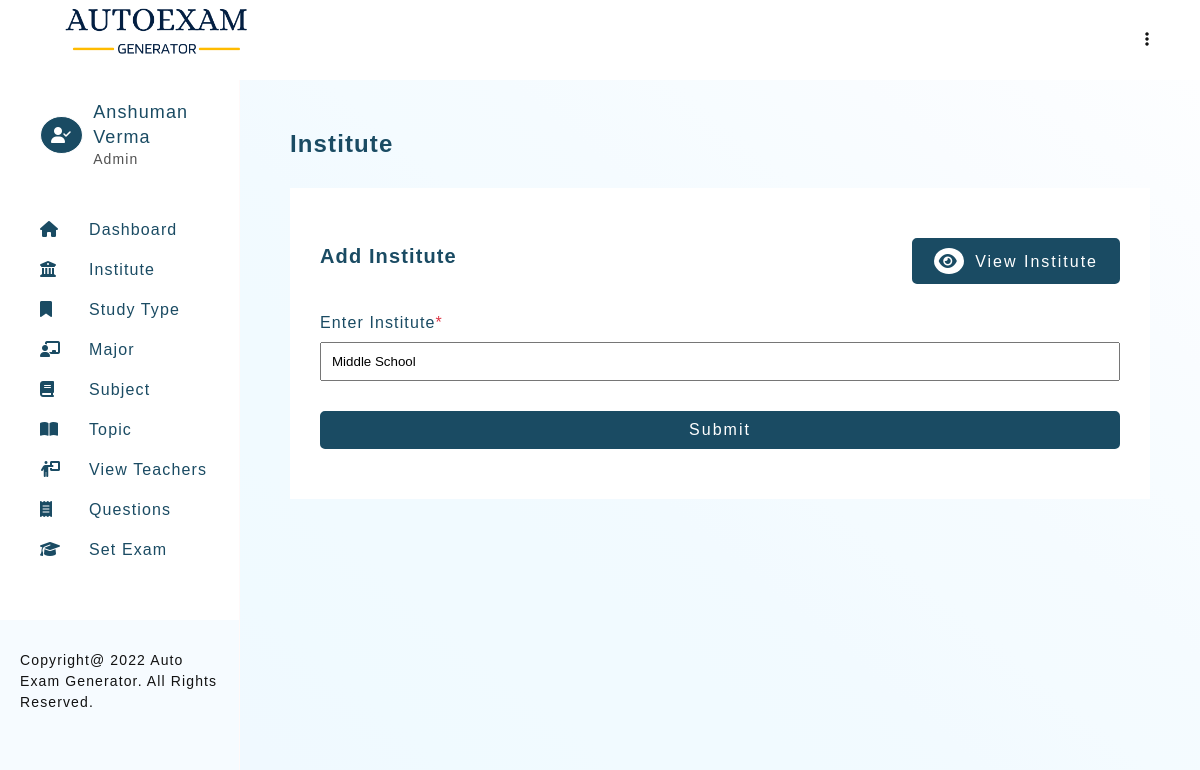
Page /institute.php?edit=2 (signed in) on the committed database.
### tables this page shows
CREATE TABLE `teacher_profile` (
  `teacher_id` int PRIMARY KEY AUTO_INCREMENT,
  `teacher_firstname` varchar(30) NOT NULL,
  `teacher_lastname` varchar(30) NOT NULL,
  `email` varchar(50) UNIQUE,
  `password` varchar(100) NOT NULL,
  `type` ENUM('Admin','Teacher') NOT NULL DEFAULT 'Teacher',
  `addedOn` DATETIME DEFAULT CURRENT_TIMESTAMP
);

CREATE TABLE `institute`(
    `institute_id` int PRIMARY KEY AUTO_INCREMENT,
    `institute_name` varchar(100) UNIQUE,
    `instituteAddedBy` int,
    `instituteAddedOn` DATETIME DEFAULT CURRENT_TIMESTAMP,
    FOREIGN KEY (`instituteAddedBy`) REFERENCES `teacher_profile`(`teacher_id`) ON UPDATE CASCADE ON DELETE SET NULL
);

### includes/config.php (called while the page is built, shortened)
<?php
    $sitename = "Auto Exam Generator";

### institute.php (the view, shortened to what this page needs)
<?php
    require_once './templates/header.php';
    $institute = '';
    if(isset($_GET['edit']))
    {
        $instituteQ = mysqli_query($connection, "SELECT `institute_name` FROM `institute` WHERE `institute_id` = '$_GET[edit]'" );
        if(mysqli_num_rows($instituteQ) == 1 )
        {
            $instituteRow = mysqli_fetch_assoc($instituteQ);
            $institute = $instituteRow['institute_name'];
        }
    }
?>
<section>
    <h3 class="heading">Institute</h3>
    <div class="card">
        <div class="card-heading">
            <div>
                <h4 class="sub-heading">Add Institute</h4>
            </div>
            <a href="institute-view.php" class="btn btn-green"><i class="fa-solid fa-eye"></i> View Institute</a>
        </div>
        <form method="post" class="form-container g-large">
            <div>
                <label for="institute">Enter Institute<span class="text-red">*</span></label>
                <input type="text" name="institute" id="institute" class="form-control" placeholder="Enter institute" autofocus value="<?= $institute; ?>">
            </div>
            <button type="submit" name="submit" class="btn btn-green">Submit</button>
        </form>
    </div>
</section>
<?php
    require_once './templates/footer.php';
?>

### templates/header.php (shortened to what this page needs)
<?php
    require './includes/config.php';
    require_once './includes/connection.php';
    if(isset($_SESSION['user']))
    {
        $userQuery = mysqli_query($connection, "SELECT * FROM teacher_profile WHERE email = '$_SESSION[user]'");
        $userRow = mysqli_fetch_assoc($userQuery);
    }
?>
<!DOCTYPE html>
<html lang="en">
<head>
    <link rel="stylesheet" href="./assets/css/main.css">
    <link rel="stylesheet" href="./assets/css/style.css">
    <link rel="stylesheet" href="https://cdnjs.cloudflare.com/ajax/libs/font-awesome/6.1.1/css/all.min.css">
</head>
<body>
    <header class="admin-header">
        <h1 class="title">
            <img src="./assets/images/logo.png" alt="Auto Exam Generator" height="60px">
        </h1>
        <div>
            <ul>
                <li class="dropmenu">
                    <a href="#"><i class="fa-solid fa-ellipsis-vertical"></i></a>
                </li>
            </ul>
        </div>
    </header>
    <aside id="asideMenu">
        <div class="profile-header" id="profile-header2">
            <?php
                if($_SESSION['userType'] == 'Admin')
                {
                    echo "<i class=\"fa-solid fa-user-check\"></i>";
                }
                else
                {
                    echo "<i class=\"fa-solid fa-user\"></i>";
                }
            ?>
            <div>
                <h2>
                    <?=
                        $userRow['teacher_firstname'] ." ". $userRow['teacher_lastname']
                    ?>
                </h2>
                <p> <?=  $_SESSION['userType']; ?> </p>
            </div>
        </div>
        <section id="nav-header">
            <nav>
                <ul class="navbar">
                    <li><a href="dashboard.php"><i class="fa-solid fa-house"></i><span>Dashboard</span></a></li>
                            <li><a href="institute-view.php"><i class="fa-solid fa-building-columns"></i><span>Institute</span></a></li>
                            <li><a href="studyType-view.php"><i class="fa-solid fa-bookmark"></i><span>Study Type</span></a></li>
                            <li><a href="major-view.php"><i class="fa-solid fa-chalkboard-user"></i><span>Major</span></a></li>
                            <li><a href="subject-view.php"><i class="fa-solid fa-book"></i><span>Subject</span></a></li>
                            <li><a href="topic-view.php"><i class="fa-solid fa-book-open"></i><span>Topic</span></a></li>
                    <?php
                        if($_SESSION['userType'] == 'Admin')
                        {
                    ?>
                            <li><a href="teacher-view.php"><i class="fa-solid fa-person-chalkboard"></i><span>View Teachers</span></a></li>
                    <?php
                        }
                    ?>
                    <li><a href="question-view.php"><i class="fa-solid fa-receipt"></i><span>Questions</span></a></li>
                    <li><a href="setExam-1.php"><i class="fa-solid fa-graduation-cap"></i><span>Set Exam</span></a></li>
                </ul>
            </nav>
        </section>
        <footer class="copyright">Copyright@
            <?= date("Y"); ?>
            <?= $sitename; ?>. All Rights Reserved.
        </footer>
    </aside>
    <main>

### assets/css/main.css (style rules this page uses)
* { margin: 0; padding: 0; box-sizing: border-box; }
body { font-family: 'Gill Sans', 'Gill Sans MT', Calibri, 'Trebuchet MS', sans-serif; color: #121212; letter-spacing: 0.07em; }
html { scroll-behavior: smooth; }
a { text-decoration: none; }
ul { list-style: none; }
.text-red { color: #dc3545; }
.btn { padding: 8px 20px; border-radius: 5px; transition: all 0.2s; letter-spacing: 2px; font-size: 16px; }
.btn i { border-radius: 50%; padding: 5px; margin-right: 5px; transition: all 0.2s; }
.btn-green { background-color: #1a4b63; color: #fff; border: solid 2px #1a4b63; }
.btn-green i { background-color: #fff; color: #1a4b63; }

### assets/css/style.css (style rules this page uses)
:root { --primary-color: #1a4b63; }
body { color: #121212; }
.admin-header { padding: 0 50px; background-color: #fff; display: flex; justify-content: space-between; width: 100%; z-index: 12; height: 10vh; line-height: 10vh; position: fixed; top: 0; left: 0; }
.admin-header .dropmenu { position: relative; text-align: right; }
.admin-header .dropmenu a { color: #121212; }
aside { width: 50%; background-color: #fff; height: 100%; overflow: auto; position: fixed; display: flex; flex-direction: column; justify-content: space-between; border-right: solid 1px rgb(255, 249, 249); display: none; background-color: #f6fbff; }
aside > #nav-header { padding: 20px 20px 50px 40px; display: grid; grid-template-columns: 1fr; row-gap: 20px; align-content: start; background-color: #fff; }
h1.title { color: var(--primary-color); font-size: 18px; }
.profile-header { display: flex; justify-content: flex-start; align-items: center; line-height: 1.4; padding: 20px 20px 20px 40px; background-color: #fff; }
.profile-header > i { border-radius: 50%; color: #fff; border: solid 1px; padding: 10px; background-color: var(--primary-color); margin-right: 10px; }
.profile-header > div > h2 { color: var(--primary-color); font-size: 18px; font-weight: normal; }
.profile-header > div > p { color: #515151; font-size: 14px; }
aside > #nav-header > nav > ul { line-height: 2.5; }
aside > #nav-header > nav > ul > li > a { color: var(--primary-color); font-size: 16px; display: block; }
aside > #nav-header > nav > ul > li > a > i { display: inline-block; width: 30px; }
aside > #nav-header > nav > ul > li > a > span { margin-left: 19px; }
aside > footer { background-color: #f6fbff; padding: 30px 20px 30px; line-height: 1.5; font-size: 14px; }
main { background-image: linear-gradient(to right top, #f0f9ff, #f0f9ff, #f0faff, #f1faff, #f1faff, #f2faff, #f4fbff, #f5fbff, #f7fcff, #f9fcff, #fbfdff, #fdfeff); min-height: 100vh; padding: 50px 50px; margin-top: 10vh; }
main > section { margin-bottom: 100px; }
.heading { color: var(--primary-color); margin-bottom: 30px; font-size: 24px; font-weight: 600; }
.sub-heading { color: var(--primary-color); margin-bottom: 10px; font-size: 20px; font-weight: 600; }
.card { background-color: #fff; padding: 50px 30px; }
.card-heading { display: flex; justify-content: space-between; align-items: center; margin-bottom: 30px; flex-direction: column; }
.form-container { display: grid; grid-template-columns: 1fr; }
.g-large { grid-gap: 30px; }
.form-container > div > label, .form-label { display: block; color: var(--primary-color); margin-bottom: 10px; }
.form-container .form-control { width: 100%; padding: 10px; }
.form-container > button { grid-template-columns: 200px; }
@media (min-width: 992px) { aside { display: block; width: 20%; } }
@media (min-width: 992px) { main { margin-left: 20%; width: 80%; } }
@media (min-width: 992px) { .card-heading { flex-direction: row; } }
.form-control { display: block; width: 100%; padding: 10px; }

### rows in the picture
teacher_profile: teacher_firstname "Anshuman", teacher_lastname "Verma"
institute: institute "Middle School"

### other values in the picture
$_SESSION['userType'] "Admin"
$sitename "Auto Exam Generator"
